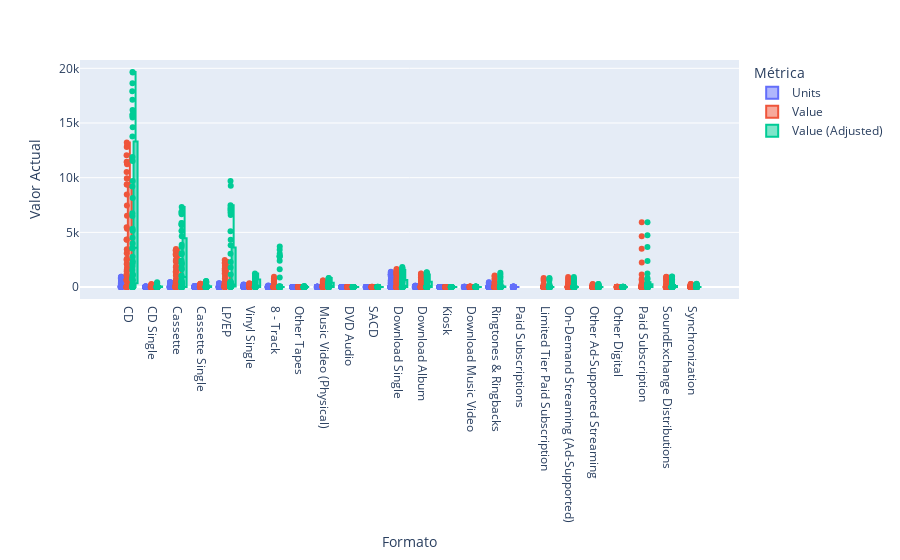

The cell this chart's notebook holds for it:
### Code cell
import plotly.express as px

fig = px.box(industry_sales, x="format", y="value_actual", color="metric", points="all",
             labels={"value_actual": "Valor Actual", "format": "Formato", "metric": "Métrica"})
fig.show()

### Figure 1 — Plotly figure (JSON) as saved in the notebook; plotly's stock layout.template omitted (floating-point values rounded to 4 significant figures; data arrays with more than 128 entries replaced by an {"elided": "..."} marker saying what was removed)
{"data": [{"alignmentgroup": "True", "boxpoints": "all", "hovertemplate": "Métrica=Units<br>Formato=%{x}<br>Valor Actual=%{y}<extra></extra>", "legendgroup": "Units", "marker": {"color": "#636efa"}, "name": "Units", "notched": false, "offsetgroup": "Units", "orientation": "v", "showlegend": true, "type": "box", "x": {"elided": "846 str values"}, "x0": " ", "xaxis": "x", "y": {"elided": "846 float values"}, "y0": " ", "yaxis": "y"}, {"alignmentgroup": "True", "boxpoints": "all", "hovertemplate": "Métrica=Value<br>Formato=%{x}<br>Valor Actual=%{y}<extra></extra>", "legendgroup": "Value", "marker": {"color": "#EF553B"}, "name": "Value", "notched": false, "offsetgroup": "Value", "orientation": "v", "showlegend": true, "type": "box", "x": {"elided": "1081 str values"}, "x0": " ", "xaxis": "x", "y": {"elided": "1081 float values"}, "y0": " ", "yaxis": "y"}, {"alignmentgroup": "True", "boxpoints": "all", "hovertemplate": "Métrica=Value (Adjusted)<br>Formato=%{x}<br>Valor Actual=%{y}<extra></extra>", "legendgroup": "Value (Adjusted)", "marker": {"color": "#00cc96"}, "name": "Value (Adjusted)", "notched": false, "offsetgroup": "Value (Adjusted)", "orientation": "v", "showlegend": true, "type": "box", "x": {"elided": "1081 str values"}, "x0": " ", "xaxis": "x", "y": {"elided": "1081 float values"}, "y0": " ", "yaxis": "y"}], "layout": {"boxmode": "group", "legend": {"title": {"text": "Métrica"}, "tracegroupgap": 0}, "margin": {"t": 60}, "xaxis": {"anchor": "y", "domain": [0, 1], "title": {"text": "Formato"}}, "yaxis": {"anchor": "x", "domain": [0, 1], "title": {"text": "Valor Actual"}}}}
